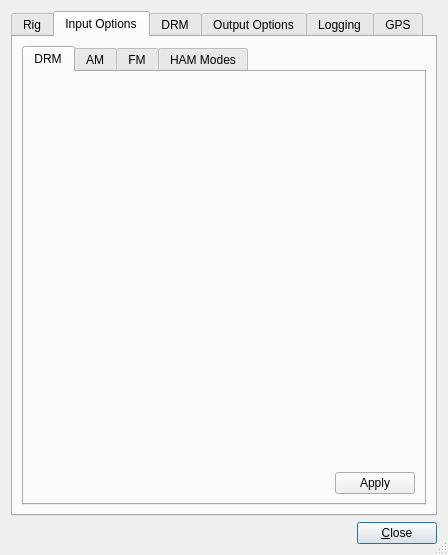
<?xml version="1.0" encoding="UTF-8"?>
<ui version="4.0">
 <class>ReceiverSettingsDlg</class>
 <widget class="QDialog" name="ReceiverSettingsDlg">
  <property name="geometry">
   <rect>
    <x>0</x>
    <y>0</y>
    <width>442</width>
    <height>535</height>
   </rect>
  </property>
  <property name="windowTitle">
   <string>Settings</string>
  </property>
  <property name="sizeGripEnabled">
   <bool>true</bool>
  </property>
  <layout class="QGridLayout" name="gridLayout_6">
   <item row="0" column="0">
    <widget class="QTabWidget" name="TabWidget">
     <property name="currentIndex">
      <number>1</number>
     </property>
     <widget class="QWidget" name="Rig">
      <attribute name="title">
       <string>Rig</string>
      </attribute>
      <layout class="QGridLayout" name="gridLayout_15">
       <item row="0" column="0" colspan="2">
        <widget class="QLabel" name="label">
         <property name="text">
          <string>Rig Types</string>
         </property>
         <property name="buddy">
          <cstring>treeViewRigTypes</cstring>
         </property>
        </widget>
       </item>
       <item row="1" column="0" colspan="2">
        <layout class="QGridLayout" name="gridLayout_13">
         <item row="0" column="0" rowspan="2">
          <widget class="QTreeView" name="treeViewRigTypes">
           <property name="minimumSize">
            <size>
             <width>0</width>
             <height>150</height>
            </size>
           </property>
           <property name="allColumnsShowFocus">
            <bool>true</bool>
           </property>
          </widget>
         </item>
         <item row="0" column="1">
          <widget class="QPushButton" name="pushButtonAddRig">
           <property name="text">
            <string>Add</string>
           </property>
          </widget>
         </item>
         <item row="1" column="1">
          <widget class="QCheckBox" name="checkBoxModified">
           <property name="text">
            <string>Modified for DRM</string>
           </property>
          </widget>
         </item>
        </layout>
       </item>
       <item row="2" column="0" colspan="2">
        <widget class="QLabel" name="label_2">
         <property name="text">
          <string>Connected Rigs</string>
         </property>
        </widget>
       </item>
       <item row="3" column="0" colspan="2">
        <layout class="QHBoxLayout" name="horizontalLayout_4">
         <item>
          <widget class="QTreeView" name="treeViewRigs"/>
         </item>
         <item>
          <layout class="QVBoxLayout" name="verticalLayout_3">
           <item>
            <widget class="QPushButton" name="pushButtonRemoveRig">
             <property name="text">
              <string>Remove</string>
             </property>
            </widget>
           </item>
          </layout>
         </item>
        </layout>
       </item>
       <item row="4" column="0">
        <widget class="QStackedWidget" name="stackedWidget">
         <property name="currentIndex">
          <number>0</number>
         </property>
         <widget class="QWidget" name="page_1">
          <layout class="QFormLayout" name="formLayout_2">
           <item row="0" column="0">
            <widget class="QLabel" name="labelComPort">
             <property name="text">
              <string>Com Port</string>
             </property>
            </widget>
           </item>
           <item row="0" column="1">
            <widget class="QComboBox" name="comboBoxComPort"/>
           </item>
          </layout>
         </widget>
         <widget class="QWidget" name="page_2">
          <layout class="QHBoxLayout" name="horizontalLayout_8">
           <item>
            <widget class="QLabel" name="label_3">
             <property name="text">
              <string>USB Port</string>
             </property>
            </widget>
           </item>
           <item>
            <widget class="QComboBox" name="comboBoxUSBPort"/>
           </item>
          </layout>
         </widget>
        </widget>
       </item>
       <item row="4" column="1">
        <widget class="QPushButton" name="pushButtonConnectRig">
         <property name="text">
          <string>Connect</string>
         </property>
        </widget>
       </item>
       <item row="5" column="0" colspan="2">
        <widget class="QLabel" name="labelRigInfo">
         <property name="sizePolicy">
          <sizepolicy hsizetype="Expanding" vsizetype="Preferred">
           <horstretch>0</horstretch>
           <verstretch>0</verstretch>
          </sizepolicy>
         </property>
         <property name="minimumSize">
          <size>
           <width>200</width>
           <height>0</height>
          </size>
         </property>
         <property name="text">
          <string/>
         </property>
        </widget>
       </item>
       <item row="6" column="0" colspan="2">
        <widget class="QGroupBox" name="groupBox_8">
         <property name="title">
          <string>S-Meter</string>
         </property>
         <layout class="QHBoxLayout" name="horizontalLayout_3">
          <item>
           <widget class="QProgressBar" name="ProgrSigStrength">
            <property name="value">
             <number>24</number>
            </property>
           </widget>
          </item>
          <item>
           <widget class="QCheckBox" name="CheckBoxEnableSMeter">
            <property name="text">
             <string>Enable</string>
            </property>
           </widget>
          </item>
         </layout>
        </widget>
       </item>
      </layout>
     </widget>
     <widget class="QWidget" name="inputOptions">
      <attribute name="title">
       <string>Input Options</string>
      </attribute>
      <layout class="QGridLayout" name="gridLayout_17">
       <item row="0" column="0">
        <widget class="QTabWidget" name="tabWidget">
         <property name="accessibleName">
          <string>Input-DRM</string>
         </property>
         <property name="currentIndex">
          <number>0</number>
         </property>
         <widget class="QWidget" name="drm">
          <attribute name="title">
           <string>DRM</string>
          </attribute>
          <layout class="QGridLayout" name="gridLayout_7">
           <item row="0" column="0">
            <layout class="QVBoxLayout" name="verticalLayout_4">
             <item>
              <widget class="ReceiverInputWidget" name="widgetDRMInput" native="true">
               <property name="sizePolicy">
                <sizepolicy hsizetype="MinimumExpanding" vsizetype="MinimumExpanding">
                 <horstretch>0</horstretch>
                 <verstretch>0</verstretch>
                </sizepolicy>
               </property>
               <property name="minimumSize">
                <size>
                 <width>250</width>
                 <height>100</height>
                </size>
               </property>
               <property name="accessibleName">
                <string>Input-DRM</string>
               </property>
              </widget>
             </item>
             <item>
              <layout class="QHBoxLayout" name="horizontalLayout_7">
               <item>
                <spacer name="horizontalSpacer_5">
                 <property name="orientation">
                  <enum>Qt::Horizontal</enum>
                 </property>
                 <property name="sizeHint" stdset="0">
                  <size>
                   <width>40</width>
                   <height>20</height>
                  </size>
                 </property>
                </spacer>
               </item>
               <item>
                <widget class="QPushButton" name="pushButtonDRMApply">
                 <property name="sizePolicy">
                  <sizepolicy hsizetype="Preferred" vsizetype="Fixed">
                   <horstretch>0</horstretch>
                   <verstretch>0</verstretch>
                  </sizepolicy>
                 </property>
                 <property name="text">
                  <string>Apply</string>
                 </property>
                </widget>
               </item>
              </layout>
             </item>
            </layout>
           </item>
          </layout>
         </widget>
         <widget class="QWidget" name="am">
          <attribute name="title">
           <string>AM</string>
          </attribute>
          <layout class="QGridLayout" name="gridLayout_12">
           <item row="0" column="0" colspan="2">
            <widget class="ReceiverInputWidget" name="widgetAMInput" native="true">
             <property name="sizePolicy">
              <sizepolicy hsizetype="MinimumExpanding" vsizetype="MinimumExpanding">
               <horstretch>0</horstretch>
               <verstretch>0</verstretch>
              </sizepolicy>
             </property>
             <property name="minimumSize">
              <size>
               <width>250</width>
               <height>100</height>
              </size>
             </property>
             <property name="accessibleName">
              <string>Input-AM</string>
             </property>
            </widget>
           </item>
           <item row="1" column="0">
            <spacer name="horizontalSpacer_4">
             <property name="orientation">
              <enum>Qt::Horizontal</enum>
             </property>
             <property name="sizeHint" stdset="0">
              <size>
               <width>40</width>
               <height>20</height>
              </size>
             </property>
            </spacer>
           </item>
           <item row="1" column="1">
            <widget class="QPushButton" name="pushButtonAMApply">
             <property name="sizePolicy">
              <sizepolicy hsizetype="Preferred" vsizetype="Fixed">
               <horstretch>0</horstretch>
               <verstretch>0</verstretch>
              </sizepolicy>
             </property>
             <property name="text">
              <string>Apply</string>
             </property>
            </widget>
           </item>
          </layout>
         </widget>
         <widget class="QWidget" name="fm">
          <attribute name="title">
           <string>FM</string>
          </attribute>
          <layout class="QGridLayout" name="gridLayout_14">
           <item row="0" column="0" colspan="2">
            <widget class="ReceiverInputWidget" name="widgetFMInput" native="true">
             <property name="sizePolicy">
              <sizepolicy hsizetype="MinimumExpanding" vsizetype="MinimumExpanding">
               <horstretch>0</horstretch>
               <verstretch>0</verstretch>
              </sizepolicy>
             </property>
             <property name="minimumSize">
              <size>
               <width>250</width>
               <height>100</height>
              </size>
             </property>
             <property name="accessibleName">
              <string>Input-Ham</string>
             </property>
            </widget>
           </item>
           <item row="1" column="0">
            <spacer name="horizontalSpacer_3">
             <property name="orientation">
              <enum>Qt::Horizontal</enum>
             </property>
             <property name="sizeHint" stdset="0">
              <size>
               <width>40</width>
               <height>20</height>
              </size>
             </property>
            </spacer>
           </item>
           <item row="1" column="1">
            <widget class="QPushButton" name="pushButtonFMApply">
             <property name="sizePolicy">
              <sizepolicy hsizetype="Preferred" vsizetype="Fixed">
               <horstretch>0</horstretch>
               <verstretch>0</verstretch>
              </sizepolicy>
             </property>
             <property name="text">
              <string>Apply</string>
             </property>
            </widget>
           </item>
          </layout>
         </widget>
         <widget class="QWidget" name="ham">
          <attribute name="title">
           <string>HAM Modes</string>
          </attribute>
          <layout class="QGridLayout" name="gridLayout_11">
           <item row="0" column="0" colspan="2">
            <widget class="ReceiverInputWidget" name="widgetHamInput" native="true">
             <property name="sizePolicy">
              <sizepolicy hsizetype="MinimumExpanding" vsizetype="MinimumExpanding">
               <horstretch>0</horstretch>
               <verstretch>0</verstretch>
              </sizepolicy>
             </property>
             <property name="minimumSize">
              <size>
               <width>250</width>
               <height>100</height>
              </size>
             </property>
             <property name="accessibleName">
              <string>Input-Ham</string>
             </property>
            </widget>
           </item>
           <item row="1" column="0">
            <spacer name="horizontalSpacer_2">
             <property name="orientation">
              <enum>Qt::Horizontal</enum>
             </property>
             <property name="sizeHint" stdset="0">
              <size>
               <width>40</width>
               <height>20</height>
              </size>
             </property>
            </spacer>
           </item>
           <item row="1" column="1">
            <widget class="QPushButton" name="pushButtonHamApply">
             <property name="sizePolicy">
              <sizepolicy hsizetype="Preferred" vsizetype="Fixed">
               <horstretch>0</horstretch>
               <verstretch>0</verstretch>
              </sizepolicy>
             </property>
             <property name="text">
              <string>Apply</string>
             </property>
            </widget>
           </item>
          </layout>
         </widget>
        </widget>
       </item>
      </layout>
     </widget>
     <widget class="QWidget" name="drm_2">
      <attribute name="title">
       <string>DRM</string>
      </attribute>
      <layout class="QGridLayout" name="gridLayout_9">
       <property name="margin">
        <number>11</number>
       </property>
       <item row="0" column="0">
        <widget class="QGroupBox" name="groupBox_4">
         <property name="title">
          <string>Channel Estimation</string>
         </property>
         <layout class="QGridLayout" name="gridLayout_8">
          <item row="0" column="0" colspan="2">
           <widget class="QGroupBox" name="groupBox_3">
            <property name="title">
             <string>Frequency Interpolation</string>
            </property>
            <layout class="QHBoxLayout" name="horizontalLayout_2">
             <item>
              <widget class="QRadioButton" name="RadioButtonFreqWiener">
               <property name="sizePolicy">
                <sizepolicy hsizetype="Minimum" vsizetype="Minimum">
                 <horstretch>0</horstretch>
                 <verstretch>0</verstretch>
                </sizepolicy>
               </property>
               <property name="text">
                <string>Wiener</string>
               </property>
              </widget>
             </item>
             <item>
              <widget class="QRadioButton" name="RadioButtonFreqLinear">
               <property name="sizePolicy">
                <sizepolicy hsizetype="Minimum" vsizetype="Minimum">
                 <horstretch>0</horstretch>
                 <verstretch>0</verstretch>
                </sizepolicy>
               </property>
               <property name="text">
                <string>Linear</string>
               </property>
              </widget>
             </item>
             <item>
              <widget class="QRadioButton" name="RadioButtonFreqDFT">
               <property name="sizePolicy">
                <sizepolicy hsizetype="Minimum" vsizetype="Minimum">
                 <horstretch>0</horstretch>
                 <verstretch>0</verstretch>
                </sizepolicy>
               </property>
               <property name="text">
                <string>DFT Zero Pad.</string>
               </property>
              </widget>
             </item>
            </layout>
           </widget>
          </item>
          <item row="1" column="0">
           <widget class="QGroupBox" name="groupBox_2">
            <property name="title">
             <string>Time Interpolation</string>
            </property>
            <widget class="QRadioButton" name="RadioButtonTiWiener">
             <property name="geometry">
              <rect>
               <x>11</x>
               <y>25</y>
               <width>57</width>
               <height>19</height>
              </rect>
             </property>
             <property name="sizePolicy">
              <sizepolicy hsizetype="Minimum" vsizetype="Minimum">
               <horstretch>0</horstretch>
               <verstretch>0</verstretch>
              </sizepolicy>
             </property>
             <property name="text">
              <string>Wiener</string>
             </property>
            </widget>
            <widget class="QRadioButton" name="RadioButtonTiLinear">
             <property name="geometry">
              <rect>
               <x>74</x>
               <y>25</y>
               <width>52</width>
               <height>19</height>
              </rect>
             </property>
             <property name="sizePolicy">
              <sizepolicy hsizetype="Minimum" vsizetype="Minimum">
               <horstretch>0</horstretch>
               <verstretch>0</verstretch>
              </sizepolicy>
             </property>
             <property name="text">
              <string>Linear</string>
             </property>
            </widget>
           </widget>
          </item>
          <item row="1" column="1">
           <widget class="QGroupBox" name="groupBox">
            <property name="title">
             <string>Time Sync Tracking</string>
            </property>
            <layout class="QVBoxLayout" name="verticalLayout">
             <item>
              <widget class="QRadioButton" name="RadioButtonTiSyncEnergy">
               <property name="sizePolicy">
                <sizepolicy hsizetype="Minimum" vsizetype="Minimum">
                 <horstretch>0</horstretch>
                 <verstretch>0</verstretch>
                </sizepolicy>
               </property>
               <property name="text">
                <string>Guard Energy</string>
               </property>
              </widget>
             </item>
             <item>
              <widget class="QRadioButton" name="RadioButtonTiSyncFirstPeak">
               <property name="sizePolicy">
                <sizepolicy hsizetype="Minimum" vsizetype="Minimum">
                 <horstretch>0</horstretch>
                 <verstretch>0</verstretch>
                </sizepolicy>
               </property>
               <property name="text">
                <string>First Peak</string>
               </property>
              </widget>
             </item>
            </layout>
           </widget>
          </item>
         </layout>
        </widget>
       </item>
       <item row="2" column="0">
        <widget class="QGroupBox" name="groupBox_6">
         <property name="title">
          <string>MLC Iterations</string>
         </property>
         <layout class="QGridLayout" name="gridLayout_10">
          <item row="0" column="0">
           <widget class="QSlider" name="SliderNoOfIterations">
            <property name="sizePolicy">
             <sizepolicy hsizetype="Expanding" vsizetype="Fixed">
              <horstretch>0</horstretch>
              <verstretch>0</verstretch>
             </sizepolicy>
            </property>
            <property name="minimumSize">
             <size>
              <width>100</width>
              <height>0</height>
             </size>
            </property>
            <property name="maximum">
             <number>6</number>
            </property>
            <property name="pageStep">
             <number>1</number>
            </property>
            <property name="orientation">
             <enum>Qt::Horizontal</enum>
            </property>
            <property name="tickPosition">
             <enum>QSlider::TicksBothSides</enum>
            </property>
           </widget>
          </item>
         </layout>
        </widget>
       </item>
       <item row="1" column="0">
        <widget class="QGroupBox" name="groupBox_5">
         <property name="title">
          <string>Interferer Rejection</string>
         </property>
         <layout class="QHBoxLayout" name="horizontalLayout">
          <item>
           <widget class="QCheckBox" name="CheckBoxModiMetric">
            <property name="text">
             <string>Modified &amp;Metrics</string>
            </property>
           </widget>
          </item>
          <item>
           <widget class="QCheckBox" name="CheckBoxRecFilter">
            <property name="text">
             <string>&amp;Bandpass Filter</string>
            </property>
           </widget>
          </item>
         </layout>
        </widget>
       </item>
      </layout>
     </widget>
     <widget class="QWidget" name="tab">
      <attribute name="title">
       <string>Output Options</string>
      </attribute>
      <layout class="QGridLayout" name="gridLayout_20">
       <item row="0" column="0">
        <widget class="QGroupBox" name="groupBoxIQoptions">
         <property name="title">
          <string>I/Q</string>
         </property>
         <layout class="QGridLayout" name="gridLayout_18">
          <item row="0" column="0">
           <widget class="QCheckBox" name="CheckBoxRecordIQ">
            <property name="text">
             <string>Record to File</string>
            </property>
           </widget>
          </item>
          <item row="0" column="1">
           <widget class="QLineEdit" name="lineEditIQFile"/>
          </item>
          <item row="0" column="2">
           <widget class="QPushButton" name="pushButtonChooseIQFile">
            <property name="text">
             <string>Choose</string>
            </property>
           </widget>
          </item>
         </layout>
        </widget>
       </item>
       <item row="1" column="0">
        <widget class="QGroupBox" name="groupBoxAudioOptions">
         <property name="title">
          <string>Audio</string>
         </property>
         <layout class="QGridLayout" name="gridLayout_16">
          <item row="0" column="0" colspan="2">
           <widget class="QCheckBox" name="CheckBoxReverb">
            <property name="text">
             <string>&amp;Reverberation</string>
            </property>
           </widget>
          </item>
          <item row="1" column="0">
           <widget class="QCheckBox" name="CheckBoxMuteAudio">
            <property name="text">
             <string>Mute</string>
            </property>
           </widget>
          </item>
          <item row="2" column="0">
           <widget class="QCheckBox" name="CheckBoxRecordAudio">
            <property name="text">
             <string>Record to File</string>
            </property>
           </widget>
          </item>
          <item row="2" column="1">
           <widget class="QLineEdit" name="lineEditAudioFile"/>
          </item>
          <item row="2" column="2">
           <widget class="QPushButton" name="pushButtonChooseAudioFile">
            <property name="text">
             <string>Choose</string>
            </property>
           </widget>
          </item>
          <item row="3" column="0" colspan="3">
           <widget class="QTreeView" name="treeViewAudio">
            <property name="headerHidden">
             <bool>true</bool>
            </property>
           </widget>
          </item>
         </layout>
        </widget>
       </item>
       <item row="2" column="0">
        <widget class="QGroupBox" name="groupBoxNetworkOutputs">
         <property name="title">
          <string>RSCI</string>
         </property>
         <layout class="QGridLayout" name="gridLayout_19">
          <item row="0" column="0">
           <widget class="DIoutputSelector" name="widgetNetworkOutput" native="true">
            <property name="minimumSize">
             <size>
              <width>380</width>
              <height>150</height>
             </size>
            </property>
           </widget>
          </item>
         </layout>
        </widget>
       </item>
      </layout>
     </widget>
     <widget class="QWidget" name="logging">
      <attribute name="title">
       <string>Logging</string>
      </attribute>
      <layout class="QGridLayout" name="gridLayout_5">
       <item row="0" column="0">
        <widget class="QCheckBox" name="CheckBoxWriteLog">
         <property name="text">
          <string>&amp;Log To File</string>
         </property>
        </widget>
       </item>
       <item row="1" column="0">
        <widget class="QCheckBox" name="CheckBoxLogLatLng">
         <property name="text">
          <string>Log &amp;Position Data</string>
         </property>
        </widget>
       </item>
       <item row="2" column="0">
        <widget class="QCheckBox" name="CheckBoxLogSigStr">
         <property name="text">
          <string>Log Receive Level</string>
         </property>
        </widget>
       </item>
       <item row="3" column="0">
        <layout class="QGridLayout" name="gridLayout_4">
         <item row="0" column="0" colspan="3">
          <widget class="QLabel" name="TextStartDelay">
           <property name="sizePolicy">
            <sizepolicy hsizetype="Minimum" vsizetype="Minimum">
             <horstretch>0</horstretch>
             <verstretch>0</verstretch>
            </sizepolicy>
           </property>
           <property name="text">
            <string>Start Delay</string>
           </property>
           <property name="alignment">
            <set>Qt::AlignBottom|Qt::AlignHCenter</set>
           </property>
           <property name="wordWrap">
            <bool>false</bool>
           </property>
          </widget>
         </item>
         <item row="1" column="0">
          <widget class="QLabel" name="TextLabel1_2">
           <property name="text">
            <string>0 s</string>
           </property>
           <property name="wordWrap">
            <bool>false</bool>
           </property>
          </widget>
         </item>
         <item row="1" column="1">
          <widget class="QSlider" name="SliderLogStartDelay">
           <property name="sizePolicy">
            <sizepolicy hsizetype="Expanding" vsizetype="Fixed">
             <horstretch>0</horstretch>
             <verstretch>0</verstretch>
            </sizepolicy>
           </property>
           <property name="minimumSize">
            <size>
             <width>100</width>
             <height>0</height>
            </size>
           </property>
           <property name="maximum">
            <number>120</number>
           </property>
           <property name="pageStep">
            <number>1</number>
           </property>
           <property name="orientation">
            <enum>Qt::Horizontal</enum>
           </property>
           <property name="tickPosition">
            <enum>QSlider::TicksBothSides</enum>
           </property>
           <property name="tickInterval">
            <number>15</number>
           </property>
          </widget>
         </item>
         <item row="1" column="2">
          <widget class="QLabel" name="TextLabel2">
           <property name="text">
            <string>120 s</string>
           </property>
           <property name="wordWrap">
            <bool>false</bool>
           </property>
          </widget>
         </item>
        </layout>
       </item>
      </layout>
     </widget>
     <widget class="QWidget" name="gps">
      <attribute name="title">
       <string>GPS</string>
      </attribute>
      <layout class="QGridLayout" name="gridLayout_3">
       <item row="0" column="0">
        <widget class="QGroupBox" name="groupBoxReceiverLocation">
         <property name="title">
          <string>Receiver Location</string>
         </property>
         <layout class="QGridLayout" name="gridLayout">
          <item row="1" column="0">
           <widget class="QLabel" name="TextLatitude">
            <property name="text">
             <string>Latitude   </string>
            </property>
            <property name="wordWrap">
             <bool>false</bool>
            </property>
           </widget>
          </item>
          <item row="0" column="1">
           <widget class="QLabel" name="TextLabel1_3">
            <property name="text">
             <string>Degrees</string>
            </property>
            <property name="wordWrap">
             <bool>false</bool>
            </property>
           </widget>
          </item>
          <item row="0" column="2">
           <widget class="QLabel" name="TextLabel2_3">
            <property name="text">
             <string>Minutes</string>
            </property>
            <property name="wordWrap">
             <bool>false</bool>
            </property>
           </widget>
          </item>
          <item row="1" column="3">
           <widget class="QComboBox" name="ComboBoxNS">
            <property name="maxCount">
             <number>2</number>
            </property>
            <item>
             <property name="text">
              <string>N</string>
             </property>
            </item>
            <item>
             <property name="text">
              <string>S</string>
             </property>
            </item>
           </widget>
          </item>
          <item row="1" column="1">
           <widget class="QLineEdit" name="LineEditLatDegrees"/>
          </item>
          <item row="1" column="2">
           <widget class="QLineEdit" name="LineEditLatMinutes"/>
          </item>
          <item row="2" column="0">
           <widget class="QLabel" name="TextLongitude">
            <property name="text">
             <string>Longitude</string>
            </property>
            <property name="wordWrap">
             <bool>false</bool>
            </property>
           </widget>
          </item>
          <item row="2" column="1">
           <widget class="QLineEdit" name="LineEditLngDegrees"/>
          </item>
          <item row="2" column="2">
           <widget class="QLineEdit" name="LineEditLngMinutes"/>
          </item>
          <item row="2" column="3">
           <widget class="QComboBox" name="ComboBoxEW">
            <property name="maxCount">
             <number>2</number>
            </property>
            <item>
             <property name="text">
              <string>E</string>
             </property>
            </item>
            <item>
             <property name="text">
              <string>W</string>
             </property>
            </item>
           </widget>
          </item>
         </layout>
        </widget>
       </item>
       <item row="1" column="0">
        <widget class="QGroupBox" name="groupBoxGPS">
         <property name="title">
          <string>GPS</string>
         </property>
         <layout class="QGridLayout" name="gridLayout_2">
          <item row="0" column="0">
           <layout class="QGridLayout">
            <property name="margin">
             <number>0</number>
            </property>
            <property name="spacing">
             <number>6</number>
            </property>
            <item row="0" column="0">
             <widget class="QCheckBox" name="CheckBoxUseGPS">
              <property name="text">
               <string>Use GPS</string>
              </property>
             </widget>
            </item>
            <item row="1" column="2">
             <widget class="QLineEdit" name="LineEditGPSPort"/>
            </item>
            <item row="0" column="2">
             <widget class="QLineEdit" name="LineEditGPSHost"/>
            </item>
            <item row="1" column="0">
             <spacer name="Spacer4">
              <property name="orientation">
               <enum>Qt::Horizontal</enum>
              </property>
              <property name="sizeType">
               <enum>QSizePolicy::Expanding</enum>
              </property>
              <property name="sizeHint" stdset="0">
               <size>
                <width>20</width>
                <height>20</height>
               </size>
              </property>
             </spacer>
            </item>
            <item row="0" column="3">
             <spacer name="Spacer5">
              <property name="orientation">
               <enum>Qt::Horizontal</enum>
              </property>
              <property name="sizeType">
               <enum>QSizePolicy::Expanding</enum>
              </property>
              <property name="sizeHint" stdset="0">
               <size>
                <width>20</width>
                <height>20</height>
               </size>
              </property>
             </spacer>
            </item>
            <item row="0" column="1">
             <widget class="QLabel" name="GPSHost">
              <property name="text">
               <string>Host</string>
              </property>
              <property name="wordWrap">
               <bool>false</bool>
              </property>
             </widget>
            </item>
            <item row="1" column="1">
             <widget class="QLabel" name="GPSPort">
              <property name="text">
               <string>Port</string>
              </property>
              <property name="wordWrap">
               <bool>false</bool>
              </property>
             </widget>
            </item>
            <item row="1" column="3">
             <spacer name="Spacer6">
              <property name="orientation">
               <enum>Qt::Horizontal</enum>
              </property>
              <property name="sizeType">
               <enum>QSizePolicy::Expanding</enum>
              </property>
              <property name="sizeHint" stdset="0">
               <size>
                <width>20</width>
                <height>20</height>
               </size>
              </property>
             </spacer>
            </item>
           </layout>
          </item>
          <item row="1" column="0">
           <widget class="QCheckBox" name="CheckBoxDisplayGPS">
            <property name="text">
             <string>Display GPS Data</string>
            </property>
           </widget>
          </item>
          <item row="2" column="0">
           <spacer name="Spacer6_2">
            <property name="orientation">
             <enum>Qt::Horizontal</enum>
            </property>
            <property name="sizeType">
             <enum>QSizePolicy::Expanding</enum>
            </property>
            <property name="sizeHint" stdset="0">
             <size>
              <width>20</width>
              <height>20</height>
             </size>
            </property>
           </spacer>
          </item>
         </layout>
        </widget>
       </item>
      </layout>
     </widget>
    </widget>
   </item>
   <item row="1" column="0">
    <layout class="QHBoxLayout" name="horizontalLayout_5">
     <item>
      <spacer name="horizontalSpacer">
       <property name="orientation">
        <enum>Qt::Horizontal</enum>
       </property>
       <property name="sizeHint" stdset="0">
        <size>
         <width>40</width>
         <height>20</height>
        </size>
       </property>
      </spacer>
     </item>
     <item>
      <widget class="QPushButton" name="buttonClose">
       <property name="windowTitle">
        <string/>
       </property>
       <property name="text">
        <string>&amp;Close</string>
       </property>
       <property name="autoDefault">
        <bool>true</bool>
       </property>
       <property name="default">
        <bool>true</bool>
       </property>
      </widget>
     </item>
    </layout>
   </item>
  </layout>
 </widget>
 <customwidgets>
  <customwidget>
   <class>ReceiverInputWidget</class>
   <extends>QWidget</extends>
   <header>receiverinputwidget.h</header>
   <container>1</container>
  </customwidget>
  <customwidget>
   <class>DIoutputSelector</class>
   <extends>QWidget</extends>
   <header location="global">DIoutputSelector.h</header>
   <container>1</container>
  </customwidget>
 </customwidgets>
 <tabstops>
  <tabstop>LineEditLatDegrees</tabstop>
  <tabstop>LineEditLatMinutes</tabstop>
  <tabstop>ComboBoxNS</tabstop>
  <tabstop>LineEditLngDegrees</tabstop>
  <tabstop>LineEditLngMinutes</tabstop>
  <tabstop>ComboBoxEW</tabstop>
  <tabstop>CheckBoxUseGPS</tabstop>
  <tabstop>LineEditGPSHost</tabstop>
  <tabstop>LineEditGPSPort</tabstop>
  <tabstop>CheckBoxRecFilter</tabstop>
  <tabstop>CheckBoxModiMetric</tabstop>
  <tabstop>CheckBoxWriteLog</tabstop>
  <tabstop>CheckBoxLogLatLng</tabstop>
  <tabstop>CheckBoxLogSigStr</tabstop>
  <tabstop>SliderLogStartDelay</tabstop>
 </tabstops>
 <resources/>
 <connections/>
</ui>
